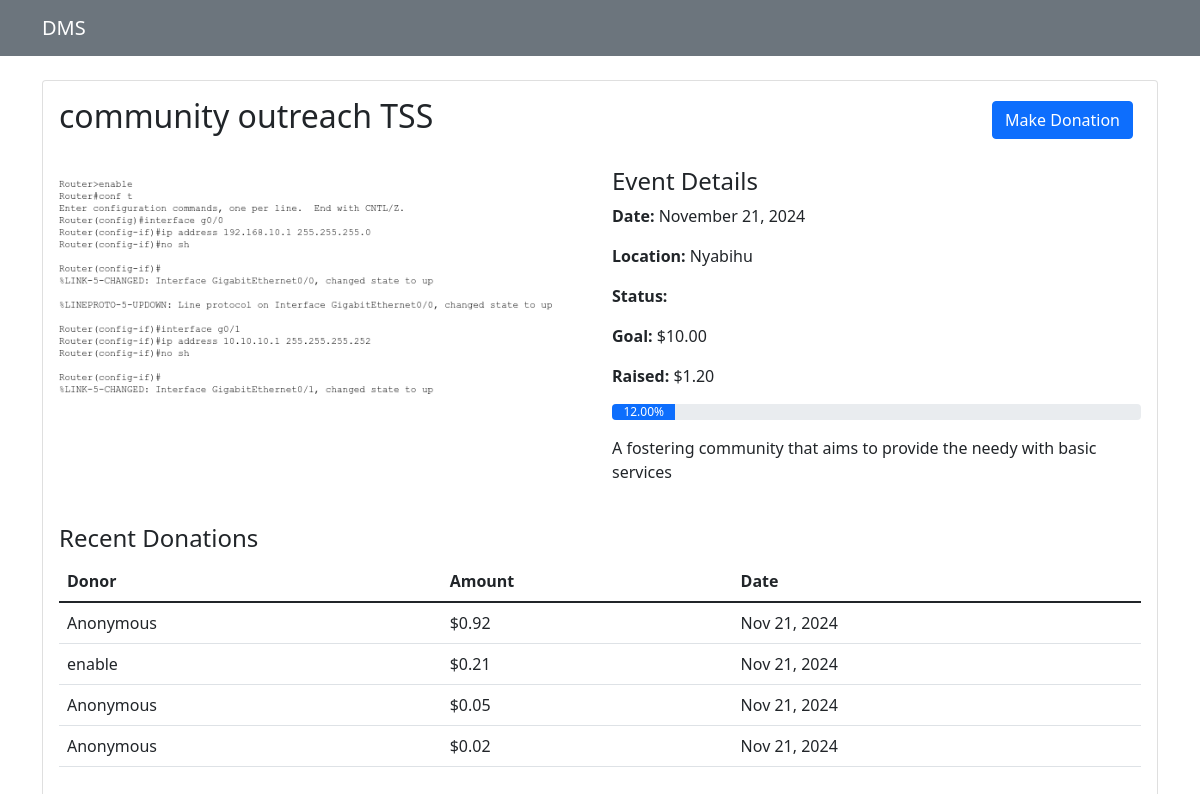
The app's page /events/1/ with its own data.
### events/models.py (models this page shows, shortened)
class Event(models.Model):
    STATUS_CHOICES = (
        ('upcoming', 'Upcoming'),
        ('ongoing', 'Ongoing'),
        ('completed', 'Completed'),
    )
    name = models.CharField(max_length=200)
    date = models.DateField()
    location = models.CharField(max_length=200)
    description = models.TextField()
    donation_goal = models.DecimalField(max_digits=10, decimal_places=2)
    image = models.ImageField(upload_to='events/', blank=True, null=True)
    status = models.CharField(max_length=10, choices=STATUS_CHOICES, default='upcoming')
    created_at = models.DateTimeField(auto_now_add=True)
    updated_at = models.DateTimeField(auto_now=True)
    class Meta:
        ordering = ['-date']
    def total_donations(self):
        return self.donation_set.aggregate(total=models.Sum('amount'))['total'] or 0
    def progress_percentage(self):
        total = self.total_donations()
        return min(round((total / self.donation_goal) * 100, 2), 100) if self.donation_goal > 0 else 0

### donations/models.py (models this page shows, shortened)
class Donation(models.Model):
    PAYMENT_METHODS = (
        ('cash', 'Cash'),
        ('check', 'Check'),
        ('credit_card', 'Credit Card'),
        ('bank_transfer', 'Bank Transfer'),
    )
    id = models.UUIDField(primary_key=True, default=uuid.uuid4, editable=False)
    donor = models.ForeignKey('donors.Donor', on_delete=models.CASCADE)
    event = models.ForeignKey('events.Event', on_delete=models.CASCADE, null=True, blank=True)
    amount = models.DecimalField(max_digits=10, decimal_places=2)
    payment_method = models.CharField(max_length=20, choices=PAYMENT_METHODS)
    is_anonymous = models.BooleanField(default=False)
    notes = models.TextField(blank=True)
    donation_date = models.DateTimeField(auto_now_add=True)
    receipt_sent = models.BooleanField(default=False)
    class Meta:
        ordering = ['-donation_date']

### donors/models.py (models this page shows, shortened)
class Donor(models.Model):
    CONTACT_CHOICES = (
        ('email', 'Email'),
        ('phone', 'Phone'),
    )
    name = models.CharField(max_length=200)
    email = models.EmailField()
    phone = models.CharField(max_length=15)
    address = models.TextField(blank=True)
    preferred_contact_method = models.CharField(
        max_length=10,
        choices=CONTACT_CHOICES,
        default='email'
    )
    created_at = models.DateTimeField(auto_now_add=True)
    updated_at = models.DateTimeField(auto_now=True)
    class Meta:
        ordering = ['name']

### events/views.py (the view)
# urls.py: path('<int:pk>/', views.EventDetailView.as_view(), name='event-detail'),
class EventDetailView(DetailView):
    model = Event
    template_name = 'events/event_detail.html'
    context_object_name = 'event'
    def get_context_data(self, **kwargs):
        context = super().get_context_data(**kwargs)
        context['donations'] = self.object.donation_set.all()[:5]
        context['total_raised'] = self.object.total_donations()
        return context

### templates/events/event_detail.html (shortened to what this page needs)
{% extends 'base.html' %}
{% block content %}
<div class="card">
    <div class="card-body">
        <div class="d-flex justify-content-between align-items-center mb-4">
            <h2>{{ event.name }}</h2>
            <div>
                <a href="{% url 'donation-create' %}?event={{ event.pk }}" class="btn btn-primary me-2">Make Donation</a>
            </div>
        </div>
        <div class="row mb-4">
            <div class="col-md-6">
                {% if event.image %}
                <img src="{{ event.image.url }}" class="img-fluid rounded" alt="{{ event.name }}">
                {% endif %}
            </div>
            <div class="col-md-6">
                <h4>Event Details</h4>
                <p><strong>Date:</strong> {{ event.date|date:"F d, Y" }}</p>
                <p><strong>Location:</strong> {{ event.location }}</p>
                <p><strong>Status:</strong> <span class="badge bg-{{ event.status }}">{{ event.status }}</span></p>
                <p><strong>Goal:</strong> ${{ event.donation_goal|floatformat:2 }}</p>
                <p><strong>Raised:</strong> ${{ total_raised|floatformat:2 }}</p>
                <div class="progress mb-3">
                    <div class="progress-bar" role="progressbar"
                         style="width: {{ event.progress_percentage }}%">
                        {{ event.progress_percentage }}%
                    </div>
                </div>
                <p>{{ event.description }}</p>
            </div>
        </div>
        <h4>Recent Donations</h4>
        <div class="table-responsive">
            <table class="table">
                <thead>
                    <tr>
                        <th>Donor</th>
                        <th>Amount</th>
                        <th>Date</th>
                    </tr>
                </thead>
                <tbody>
                    {% for donation in donations %}
                    <tr>
                        <td>{% if donation.is_anonymous %}Anonymous{% else %}{{ donation.donor.name }}{% endif %}</td>
                        <td>${{ donation.amount|floatformat:2 }}</td>
                        <td>{{ donation.donation_date|date:"M d, Y" }}</td>
                    </tr>
                    {% empty %}
                    <tr>
                        <td colspan="3" class="text-center">No donations yet.</td>
                    </tr>
                    {% endfor %}
                </tbody>
            </table>
        </div>
    </div>
</div>
{% endblock %}

### templates/base.html (shortened to what this page needs)
<!DOCTYPE html>
<html lang="en">
<head>
    <link href="https://cdn.jsdelivr.net/npm/bootstrap@5.1.3/dist/css/bootstrap.min.css" rel="stylesheet">
</head>
<body>
    <nav class="navbar navbar-expand-lg navbar-dark bg-secondary">
        <div class="container">
            <a class="navbar-brand" href="{% url 'dashboard' %}">DMS</a>
        </div>
    </nav>
    <div class="container mt-4">
        {% block content %}{% endblock %}
    </div>
</body>
</html>

### records on screen
Event: name "community outreach TSS", image (picture), date "November 21, 2024", location "Nyabihu", donation_goal "10.00", progress_percentage "12.00", description "A fostering community that aims to provide the needy with basic services"
Donation: is_anonymous "Anonymous", amount "0.92", donation_date "Nov 21, 2024"
Donation: donor.name "enable", amount "0.21", donation_date "Nov 21, 2024"
Donation: is_anonymous "Anonymous", amount "0.05", donation_date "Nov 21, 2024"
Donation: is_anonymous "Anonymous", amount "0.02", donation_date "Nov 21, 2024"

### other values on screen
{{ total_raised|floatformat:2 }} "1.20"
